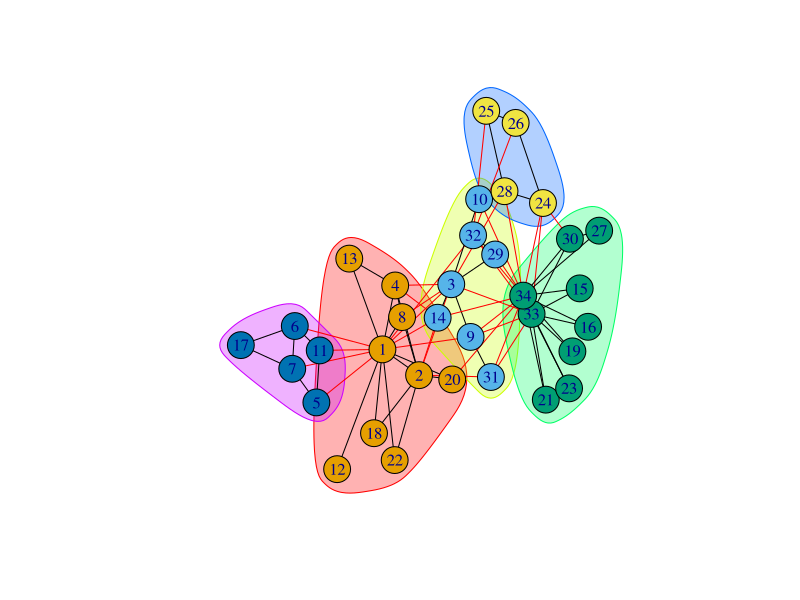

Recreate this plot in R.

## Download and install the package
#install.packages("igraph")

# Remove all objects in the workspace
rm(list=ls(all=TRUE))

# Then collect garbage...
gc()

## Load package
library(igraph)
library(pracma)

# just checking ...
print("everything is ok!, i create dthe graph, what now?!")


g <- graph.famous("Zachary")
wc <- walktrap.community(g)
#wc <- multilevel.community(g)
#modularity(wc)
#membership(wc)
plot(wc,g)
#plot(g,layout=layout.circle)
